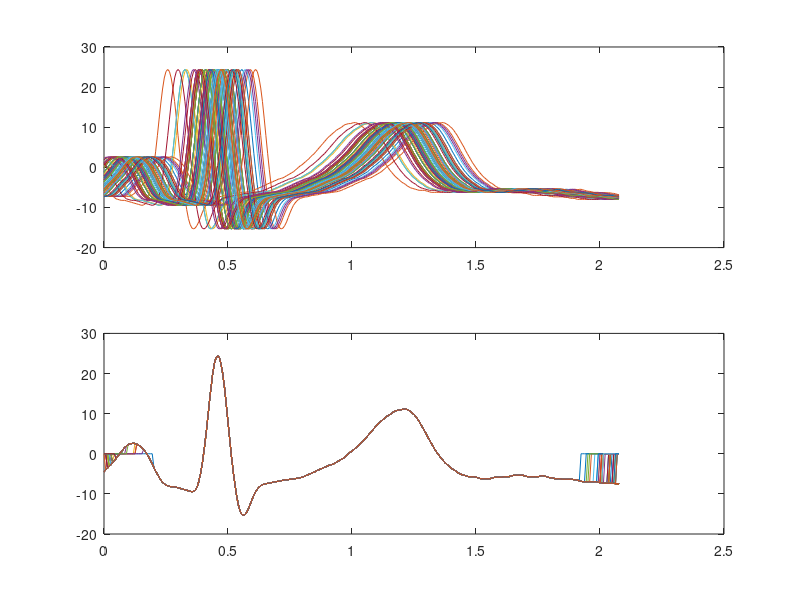

This chart was generated by the following MATLAB code:
clearvars; close all; clc;
load('Ensamble_QRS.mat')

%hold on
%for ii = 1:2
%   plot(ecgshift(:,ii))
%end
%figure
%c = xcorr(ecgshift(:,1),ecgshift(:,2));
%plot(c)
fs= 0.48; %latidos por segundo
ts = 1/fs;
ts = ts/length(ecgshift);
fs = 1/ts;
t = 0 : ts: length(ecgshift)*ts-ts;
x = ecgshift(1,:);
subplot(2,1,1)
for ii = 1:100
    plot(t,ecgshift(ii,:))
    hold on
end
%hacemos el corrimiento

for j=2:1:100
    y = ecgshift(j,:);
    [rxy, lags] = xcorr(x,y); %fcion de la correlacion cruzada
    [maxrxy, maxlag] = max(rxy);
    maxlagsegs = lags(maxlag)/fs;
    ycorrida = [];
    if(maxlag < length(y))
        desplazamiento = length(y)-maxlag;
        for i=1:length(y)
            if i+desplazamiento < length(y)
                ycorrida(i) = y(i+desplazamiento);
            else
                ycorrida(i) = 0;
            end
        end
    else
        desplazamiento = maxlag- length(y);
           for i=1:length(y)
            if i-desplazamiento > 0
                ycorrida(i) = y(i-desplazamiento);
            else
                ycorrida(i) = 0;
            end
        end
    end
    subplot(2,1,2)
    plot(t,ycorrida,t,x)
    hold on
end
